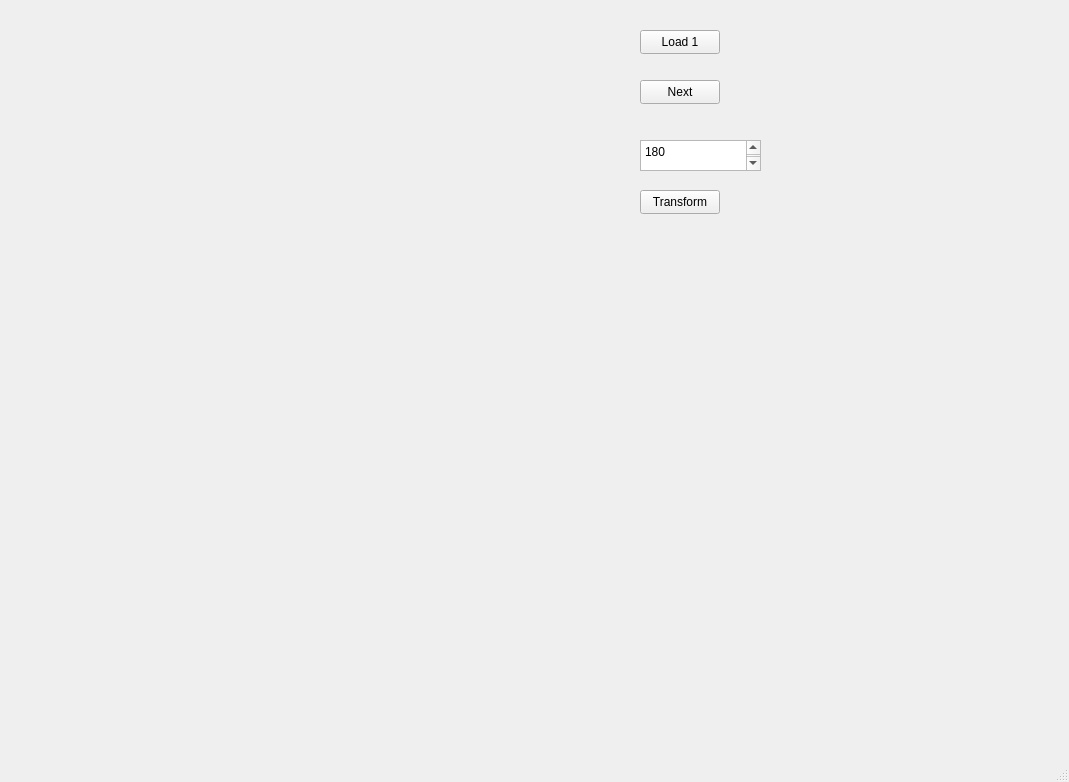
<?xml version="1.0" encoding="UTF-8"?>
<ui version="4.0">
 <class>MainWindow</class>
 <widget class="QMainWindow" name="MainWindow">
  <property name="geometry">
   <rect>
    <x>0</x>
    <y>0</y>
    <width>1069</width>
    <height>782</height>
   </rect>
  </property>
  <property name="windowTitle">
   <string>MainWindow</string>
  </property>
  <widget class="QWidget" name="centralwidget">
   <widget class="QLabel" name="label">
    <property name="geometry">
     <rect>
      <x>10</x>
      <y>10</y>
      <width>611</width>
      <height>611</height>
     </rect>
    </property>
    <property name="text">
     <string/>
    </property>
   </widget>
   <widget class="QPushButton" name="buttonSelectImages1">
    <property name="geometry">
     <rect>
      <x>640</x>
      <y>30</y>
      <width>80</width>
      <height>24</height>
     </rect>
    </property>
    <property name="text">
     <string>Load 1</string>
    </property>
   </widget>
   <widget class="QPushButton" name="buttonNextImage1">
    <property name="geometry">
     <rect>
      <x>640</x>
      <y>80</y>
      <width>80</width>
      <height>24</height>
     </rect>
    </property>
    <property name="text">
     <string>Next</string>
    </property>
   </widget>
   <widget class="QPushButton" name="buttonTransform">
    <property name="geometry">
     <rect>
      <x>640</x>
      <y>190</y>
      <width>80</width>
      <height>24</height>
     </rect>
    </property>
    <property name="text">
     <string>Transform</string>
    </property>
   </widget>
   <widget class="QTextEdit" name="limitEdit">
    <property name="geometry">
     <rect>
      <x>640</x>
      <y>140</y>
      <width>121</width>
      <height>31</height>
     </rect>
    </property>
    <property name="html">
     <string>&lt;!DOCTYPE HTML PUBLIC &quot;-//W3C//DTD HTML 4.0//EN&quot; &quot;http://www.w3.org/TR/REC-html40/strict.dtd&quot;&gt;
&lt;html&gt;&lt;head&gt;&lt;meta name=&quot;qrichtext&quot; content=&quot;1&quot; /&gt;&lt;meta charset=&quot;utf-8&quot; /&gt;&lt;style type=&quot;text/css&quot;&gt;
p, li { white-space: pre-wrap; }
hr { height: 1px; border-width: 0; }
li.unchecked::marker { content: &quot;\2610&quot;; }
li.checked::marker { content: &quot;\2612&quot;; }
&lt;/style&gt;&lt;/head&gt;&lt;body style=&quot; font-family:'Segoe UI'; font-size:9pt; font-weight:400; font-style:normal;&quot;&gt;
&lt;p style=&quot; margin-top:0px; margin-bottom:0px; margin-left:0px; margin-right:0px; -qt-block-indent:0; text-indent:0px;&quot;&gt;180&lt;/p&gt;
&lt;p style=&quot;-qt-paragraph-type:empty; margin-top:0px; margin-bottom:0px; margin-left:0px; margin-right:0px; -qt-block-indent:0; text-indent:0px;&quot;&gt;&lt;br /&gt;&lt;/p&gt;&lt;/body&gt;&lt;/html&gt;</string>
    </property>
   </widget>
  </widget>
  <widget class="QMenuBar" name="menubar">
   <property name="geometry">
    <rect>
     <x>0</x>
     <y>0</y>
     <width>1069</width>
     <height>21</height>
    </rect>
   </property>
  </widget>
  <widget class="QStatusBar" name="statusbar"/>
 </widget>
 <resources/>
 <connections/>
</ui>
